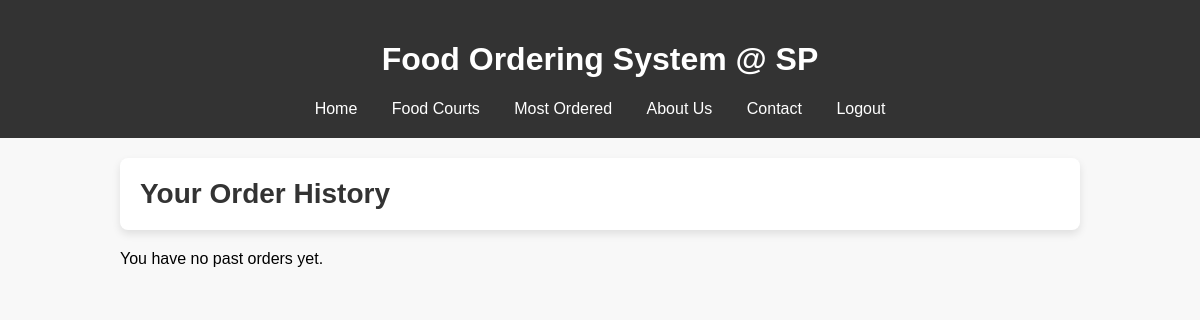
The app's page /UserProcess/OrderHistory.php (signed in), older data.
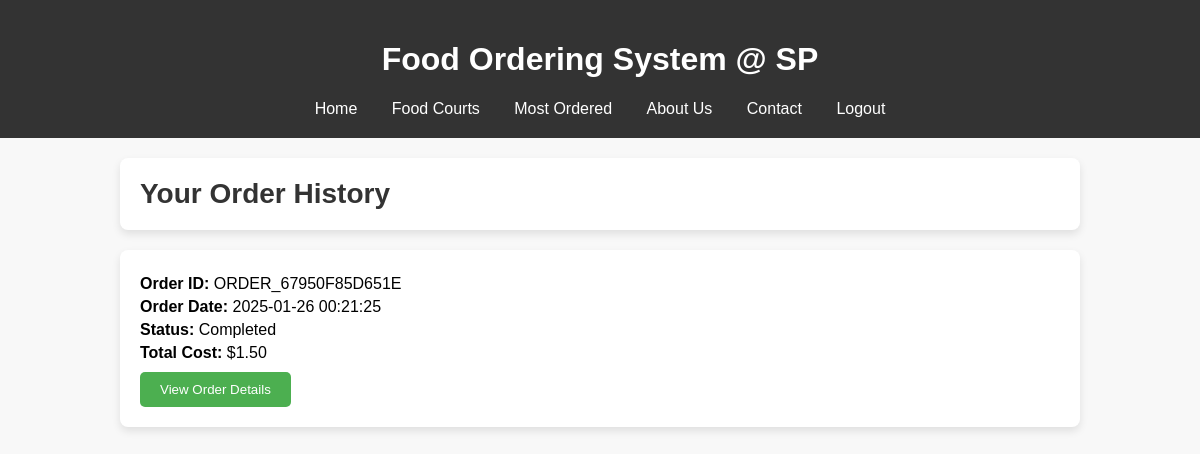
The same page, newer data.
### tables this page shows
CREATE TABLE `orders` (
  `order_id` int(11) NOT NULL,
  `user_id` int(11) NOT NULL,
  `total_amount` decimal(10,2) NOT NULL,
  `status` enum('Pending','Completed','Cancelled') DEFAULT 'Pending',
  `payment_method` varchar(50) NOT NULL,
  `order_date` datetime DEFAULT current_timestamp(),
  `tracking_id` varchar(255) NOT NULL
);

### UserProcess/OrderHistory.php (the view, shortened to what this page needs)
<?php
include '../scripts/common.php';
$user_id = $_SESSION['user_id'];
$query = "SELECT * FROM orders WHERE user_id = ? ORDER BY order_date DESC";
$stmt = $conn->prepare($query);
$stmt->bind_param("i", $user_id);
$stmt->execute();
$result = $stmt->get_result();
$orders = $result->fetch_all(MYSQLI_ASSOC);
?>
<!DOCTYPE html>
<html lang="en">
<head>
</head>
<body>
<header>
    <h1>Food Ordering System @ SP</h1>
    <nav>
        <a href="../Home.php">Home</a>
        <a href="../FoodCourts/FC.php">Food Courts</a>
        <a href="../Most_Order.php">Most Ordered</a>
        <a href="#">About Us</a>
        <a href="#">Contact</a>
        <a href="../UserProcess/login.php">Logout</a>
    </nav>
</header>
<div class="container">
    <div class="order-header">
        <h2>Your Order History</h2>
    </div>
    <?php if (count($orders) > 0): ?>
        <?php foreach ($orders as $order): ?>
            <div class="order">
                <div class="order-details">
                    <p><strong>Order ID:</strong> <?php echo htmlspecialchars($order['tracking_id']); ?></p>
                    <p><strong>Order Date:</strong> <?php echo htmlspecialchars($order['order_date']); ?></p>
                    <p><strong>Status:</strong> <?php echo htmlspecialchars($order['status']); ?></p>
                    <p><strong>Total Cost:</strong> $<?php echo number_format($order['total_amount'], 2); ?></p>
                </div>
                <button class="button" onclick="showOrderDetails(<?php echo $order['order_id']; ?>)">View Order Details</button>
            </div>
        <?php endforeach; ?>
    <?php else: ?>
        <p>You have no past orders yet.</p>
    <?php endif; ?>
</div>
</body>
</html>

### UserProcess/OrderHistory.php (style rules this page uses)
body { font-family: Arial, sans-serif; background-color: #f8f8f8; margin: 0; padding: 0; }
header { background-color: #333; color: white; padding: 20px; text-align: center; }
header nav a { color: white; margin: 0 15px; text-decoration: none; }
.container { width: 80%; margin: 20px auto; }
.order-header { background-color: #fff; padding: 20px; margin-bottom: 20px; border-radius: 8px; box-shadow: 0 4px 8px rgba(0, 0, 0, 0.1); }
.order-header h2 { margin: 0; font-size: 28px; color: #333; }
.order { background-color: #fff; padding: 20px; border-radius: 8px; box-shadow: 0 4px 8px rgba(0, 0, 0, 0.1); margin-bottom: 20px; }
.order .order-details { margin-bottom: 10px; }
.order .order-details p { margin: 5px 0; }
.order .button { padding: 10px 20px; background-color: #4CAF50; color: white; border: none; border-radius: 5px; cursor: pointer; }

Row changes from the older to the newer data that the page shows:
added orders: tracking "ORDER_67950F85D651E", order_date "2025-01-26 00:21:25", status "Completed", total_amount "1.50"
Text that changed along with them:
text no longer shown: "You have no past orders yet."
